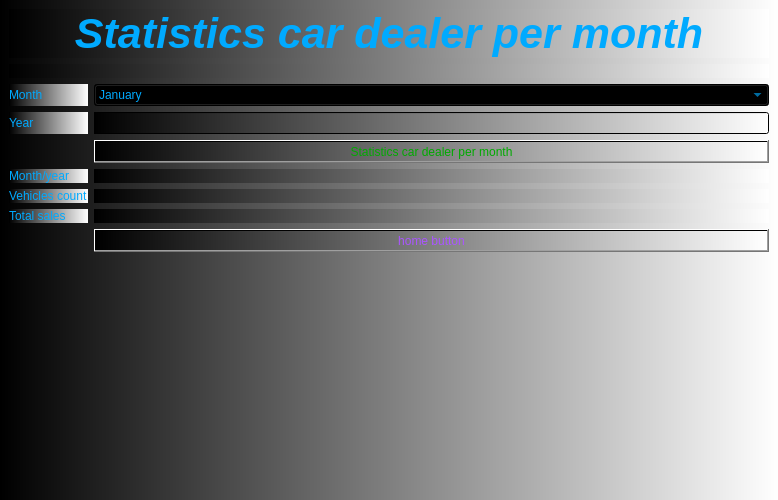
<?xml version="1.0" encoding="UTF-8"?>
<ui version="4.0">
 <class>Statisticscardealerpermonth</class>
 <widget class="QMainWindow" name="Statisticscardealerpermonth">
  <property name="geometry">
   <rect>
    <x>0</x>
    <y>0</y>
    <width>778</width>
    <height>500</height>
   </rect>
  </property>
  <property name="font">
   <font>
    <pointsize>12</pointsize>
    <italic>true</italic>
    <bold>true</bold>
   </font>
  </property>
  <property name="windowTitle">
   <string>Statistics car dealer per month</string>
  </property>
  <property name="windowIcon">
   <iconset resource="MYPICTURES.qrc">
    <normaloff>:/picture/folder.png</normaloff>:/picture/folder.png</iconset>
  </property>
  <property name="toolTip">
   <string>Statistics car dealer per month</string>
  </property>
  <property name="styleSheet">
   <string notr="true">color: rgb(0, 170, 255);
background-color: qlineargradient(spread:pad, x1:0, y1:0, x2:1, y2:0, stop:0 rgba(0, 0, 0, 255), stop:1 rgba(255, 255, 255, 255));</string>
  </property>
  <widget class="QWidget" name="centralwidget">
   <layout class="QGridLayout" name="gridLayout_2">
    <item row="0" column="0">
     <layout class="QGridLayout" name="gridLayout">
      <item row="8" column="0" rowspan="2">
       <spacer name="verticalSpacer">
        <property name="orientation">
         <enum>Qt::Vertical</enum>
        </property>
        <property name="sizeHint" stdset="0">
         <size>
          <width>20</width>
          <height>40</height>
         </size>
        </property>
       </spacer>
      </item>
      <item row="0" column="0" colspan="2">
       <widget class="QLabel" name="label">
        <property name="font">
         <font>
          <pointsize>32</pointsize>
          <italic>true</italic>
          <bold>true</bold>
         </font>
        </property>
        <property name="text">
         <string>Statistics car dealer per month</string>
        </property>
        <property name="alignment">
         <set>Qt::AlignCenter</set>
        </property>
       </widget>
      </item>
      <item row="3" column="1">
       <widget class="QLineEdit" name="lineEdit_date_year"/>
      </item>
      <item row="6" column="1">
       <widget class="QLabel" name="label_vehicles_count">
        <property name="text">
         <string/>
        </property>
       </widget>
      </item>
      <item row="7" column="0">
       <widget class="QLabel" name="label_9">
        <property name="text">
         <string>Total sales</string>
        </property>
       </widget>
      </item>
      <item row="3" column="0">
       <widget class="QLabel" name="label_5">
        <property name="text">
         <string>Year</string>
        </property>
       </widget>
      </item>
      <item row="7" column="1">
       <widget class="QLabel" name="label_total_sale">
        <property name="text">
         <string/>
        </property>
       </widget>
      </item>
      <item row="8" column="1">
       <widget class="QPushButton" name="pushButton_home_page">
        <property name="styleSheet">
         <string notr="true">color: rgb(170, 85, 255);</string>
        </property>
        <property name="text">
         <string>home button</string>
        </property>
       </widget>
      </item>
      <item row="4" column="1">
       <widget class="QPushButton" name="pushButton_statisticssellerpermonth">
        <property name="styleSheet">
         <string notr="true">color: rgb(0, 170, 0);</string>
        </property>
        <property name="text">
         <string>Statistics car dealer per month</string>
        </property>
       </widget>
      </item>
      <item row="5" column="0">
       <widget class="QLabel" name="label_7">
        <property name="text">
         <string>Month/year</string>
        </property>
       </widget>
      </item>
      <item row="2" column="0">
       <widget class="QLabel" name="label_4">
        <property name="text">
         <string>Month</string>
        </property>
       </widget>
      </item>
      <item row="5" column="1">
       <widget class="QLabel" name="label_month_year">
        <property name="text">
         <string/>
        </property>
       </widget>
      </item>
      <item row="2" column="1">
       <widget class="QComboBox" name="comboBox_date_month">
        <item>
         <property name="text">
          <string>January</string>
         </property>
        </item>
        <item>
         <property name="text">
          <string>February</string>
         </property>
        </item>
        <item>
         <property name="text">
          <string>Mars</string>
         </property>
        </item>
        <item>
         <property name="text">
          <string>April</string>
         </property>
        </item>
        <item>
         <property name="text">
          <string>May</string>
         </property>
        </item>
        <item>
         <property name="text">
          <string>June</string>
         </property>
        </item>
        <item>
         <property name="text">
          <string>Jully</string>
         </property>
        </item>
        <item>
         <property name="text">
          <string>August</string>
         </property>
        </item>
        <item>
         <property name="text">
          <string>September</string>
         </property>
        </item>
        <item>
         <property name="text">
          <string>October</string>
         </property>
        </item>
        <item>
         <property name="text">
          <string>November</string>
         </property>
        </item>
        <item>
         <property name="text">
          <string>December</string>
         </property>
        </item>
       </widget>
      </item>
      <item row="1" column="0" colspan="2">
       <widget class="QLabel" name="label_picture">
        <property name="text">
         <string/>
        </property>
        <property name="alignment">
         <set>Qt::AlignCenter</set>
        </property>
       </widget>
      </item>
      <item row="6" column="0">
       <widget class="QLabel" name="label_8">
        <property name="text">
         <string>Vehicles count</string>
        </property>
       </widget>
      </item>
      <item row="9" column="1">
       <spacer name="verticalSpacer_2">
        <property name="orientation">
         <enum>Qt::Vertical</enum>
        </property>
        <property name="sizeHint" stdset="0">
         <size>
          <width>20</width>
          <height>40</height>
         </size>
        </property>
       </spacer>
      </item>
     </layout>
    </item>
   </layout>
  </widget>
  <widget class="QMenuBar" name="menubar">
   <property name="geometry">
    <rect>
     <x>0</x>
     <y>0</y>
     <width>778</width>
     <height>26</height>
    </rect>
   </property>
  </widget>
 </widget>
 <resources>
  <include location="MYPICTURES.qrc"/>
 </resources>
 <connections/>
</ui>
